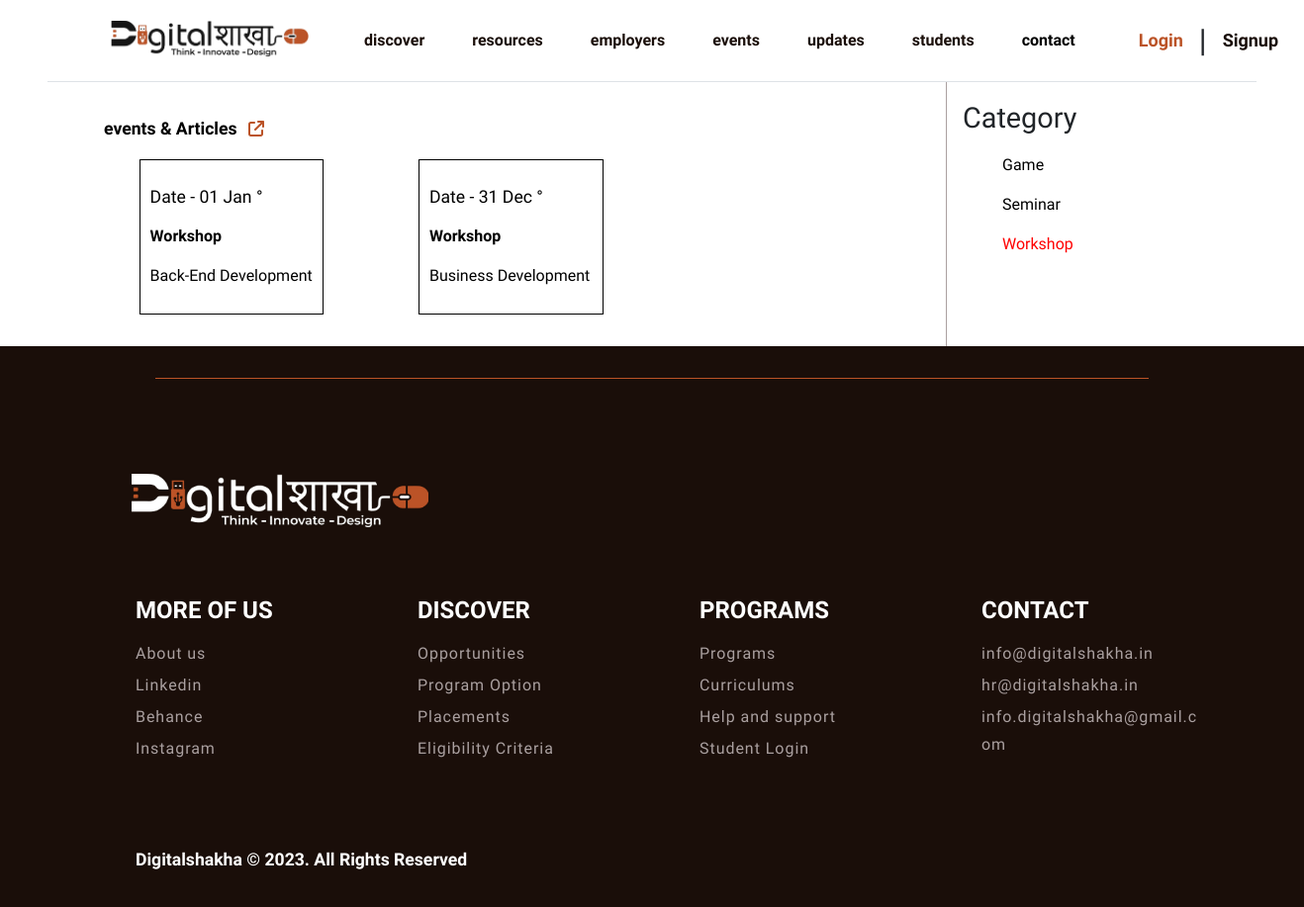
/event_category.php?cat_id=3, run on the app's committed database.
### tables this page shows
CREATE TABLE `event_tbl` (
  `event_id` int(11) NOT NULL,
  `event_category` tinyint(4) NOT NULL,
  `event_title` varchar(100) NOT NULL,
  `event_date` date NOT NULL,
  `event_image` varchar(100) NOT NULL,
  `event_description` text NOT NULL,
  `event_start_time` time NOT NULL,
  `event_end_time` time NOT NULL,
  `event_address` varchar(50) NOT NULL,
  `event_status` tinyint(4) NOT NULL DEFAULT 1,
  `created_at` timestamp NOT NULL DEFAULT current_timestamp(),
  `updated_at` timestamp NOT NULL DEFAULT current_timestamp() ON UPDATE current_timestamp()
);

CREATE TABLE `event_category_tbl` (
  `event_category_id` int(11) NOT NULL,
  `event_category_name` varchar(100) NOT NULL,
  `event_category_status` tinyint(4) NOT NULL DEFAULT 1,
  `created_at` timestamp NOT NULL DEFAULT current_timestamp(),
  `updated_at` timestamp NOT NULL DEFAULT current_timestamp() ON UPDATE current_timestamp()
);

### event_category.php (the view, shortened to what this page needs)
<?php require('./includes/header.php');
require('./admin/config/dbcon.php');
if (isset($_GET['cat_id'])) {
    $id = $_GET['cat_id'];
    $sql = "SELECT * FROM event_category_tbl where event_category_id = '$id'";
    $sql_run = mysqli_query($con, $sql);
    if (mysqli_num_rows($sql_run) > 0) {
        $row = mysqli_fetch_assoc($sql_run);
    }
}
?>
<section class="blog_view_1">
    <div class="container">
        <div class="row flex-change">
            <div class="col-md-9">
                <div class="heading">
                    <a href="./events.php">events & Articles<i class="fa-solid fa-arrow-up-right-from-square"></i></a>
                </div>
                <div class="boxes">
                    <div class="row">
                        <?php
                        $sql = "SELECT * FROM event_tbl WHERE event_status = 1 and event_category = '$id' ORDER BY created_at DESC ";
                        $sql_run = mysqli_query($con, $sql);
                        if (mysqli_num_rows($sql_run) > 0) {
                            while ($data = mysqli_fetch_assoc($sql_run)) {
                                $timestamp = strtotime($data['event_date']);
                                $day = date('d', $timestamp);
                                $month = date('M', $timestamp);
                        ?>
                                <div class="col-md-4 px-5 mb-3">
                                    <a href="./event_view.php?event_id=<?= $data['event_id'] ?>">
                                        <div class="event_box" style="border: 1px solid #000; padding:0.6rem;">
                                            <div class="head_text">
                                                <p>Date - <?= $day ?> <?= $month ?> °</p>
                                                <b><?php if ($data['event_category'] == $row['event_category_id']) {
                                                        echo $row['event_category_name'];
                                                    } ?></b>
                                            </div>
                                            <div class="main_text">
                                                <p><?= $data['event_title'] ?></p>
                                            </div>
                                        </div>
                                    </a>
                                </div>
                            <?php
                            }
                        }
                        ?>
                    </div>
                </div>
            </div>
            <div class="col-md-3">
                <div class="category">
                    <h1>Category</h1>
                    <ul>
                        <?php
                        $query = "SELECT * FROM event_category_tbl where event_category_status = 1";
                        $query_run = mysqli_query($con, $query);
                        if (mysqli_num_rows($query_run) > 0) {
                            foreach ($query_run as $data2) {
                        ?>
                                <li><a href="./event_category.php?cat_id=<?= $data2['event_category_id'] ?>" style="<?php if ($row['event_category_id'] == $data2['event_category_id']) {
                                                                                                                        echo "color:red;";
                                                                                                                    } ?>"><?= $data2['event_category_name'] ?></a></li>
                        <?php
                            }
                        }
                        ?>
                    </ul>
                </div>
            </div>
        </div>
    </div>
</section>
<?php
require('./includes/footer.php');
require('./includes/end_html.php');
?>

### assets/css/header.css (style rules this page uses)
body { font-family: 'Urbanist', sans-serif; }

### assets/css/blog_view.css (style rules this page uses)
.blog_view_1 { padding: 0rem 4rem 0rem 4rem; }
.blog_view_1 .heading { padding: 1rem 0 }
.blog_view_1 .heading a { text-decoration: none; font-size: 1.1rem; line-height: 30px; font-weight: 600; color: #000; }
.blog_view_1 .heading a svg { color: #BB5327; margin-left: 0.7rem; font-size: 1rem; }
.blog_view_1 .col-md-9 { padding: 1rem; }
.blog_view_1 .col-md-9 .head_text { padding: 1rem 0; }
.blog_view_1 .col-md-9 .head_text p { font-size: 1.1rem; font-weight: 500; line-height: 24px; }
.blog_view_1 .col-md-3 .category { border-left: 1px solid #AAA0A0; padding: 1rem; width: 100%; height: 100%; }
.blog_view_1 .col-md-3 .category h1 { font-size: 1.8rem; font-weight: 500; line-height: 40px; }
.blog_view_1 .col-md-3 .category ul { list-style: none; }
.blog_view_1 .col-md-3 .category ul li { padding: 0.5rem; }
.blog_view_1 .col-md-3 .category ul li a { text-decoration: none; color: #000; font-size: 1rem; line-height: 24px; }
.blog_view_1 .boxes { position: relative; }
.blog_view_1 .boxes a { text-decoration: none; color: #000; }

### data on the page
event_tbl: event_date "01", event_date "Jan", event_title "Back-End Development"
event_category_tbl: event_category_name "Workshop"
event_tbl: event_date "31", event_date "Dec", event_title "Business Development"
event_category_tbl: event_category_name "Game"
event_category_tbl: event_category_name "Seminar"
